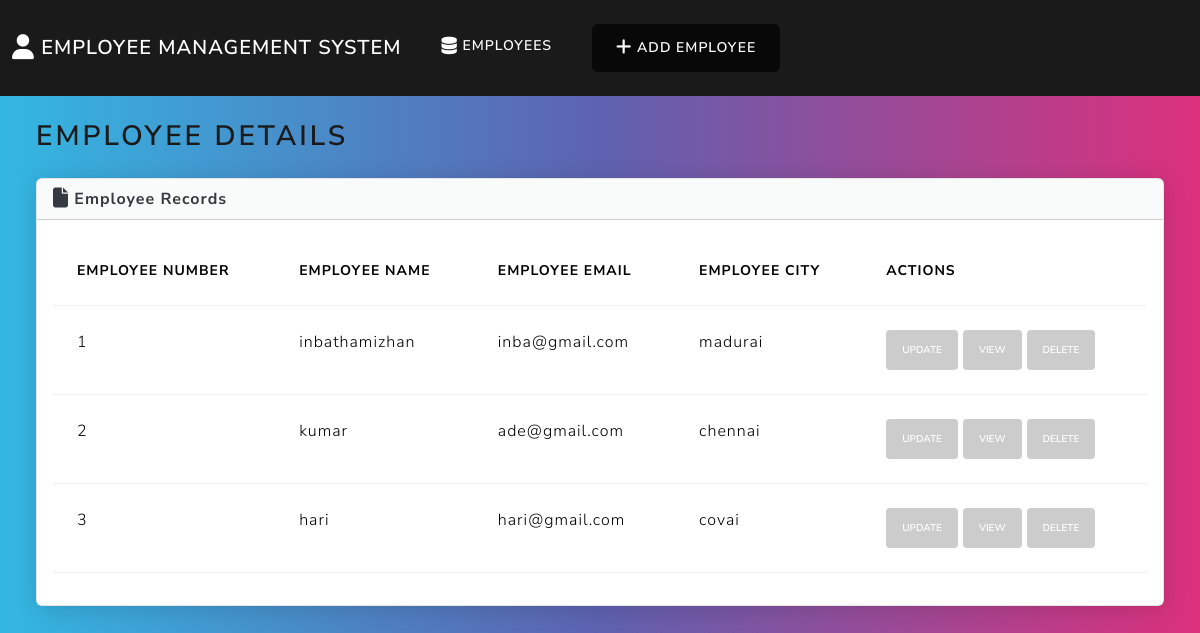
Before: / with the older database file.
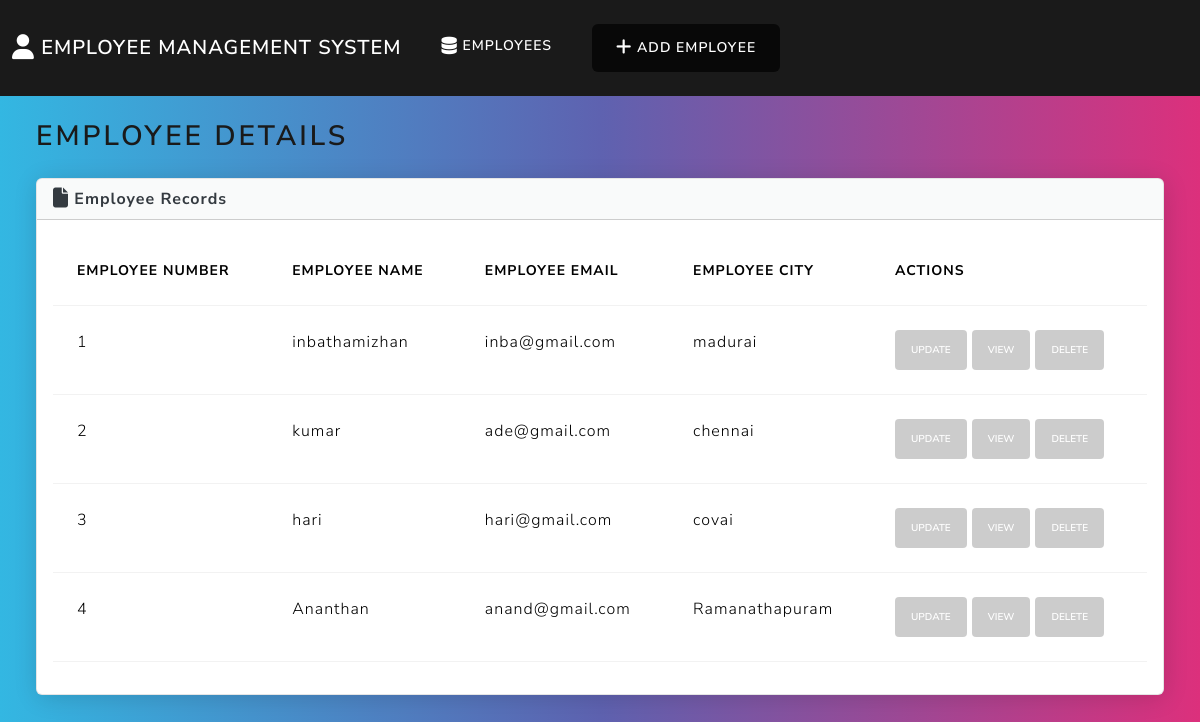
After: the same page with the newer database file.
### emsapp/models.py (models this page shows, shortened)
class Employee(models.Model):
    empnumber = models.IntegerField()
    empname = models.CharField(max_length=50)
    empmail = models.EmailField(max_length=50)
    empcity = models.CharField(max_length=100)

### emsapp/views.py (the view)
# urls.py: path('', views.index, name="index"),
def index(request):
    employee=Employee.objects.all()
    return render(request,'emsapp/index.html',{'emp':employee})

### emsapp/templates/emsapp/index.html (shortened to what this page needs)
{% load static %}
<!DOCTYPE html>
<html lang="en">
<head>
    <link rel="stylesheet" href="https://cdnjs.cloudflare.com/ajax/libs/font-awesome/6.7.0/css/all.min.css" />
    <link rel="stylesheet" href="{% static 'css/bootstrap.min.css' %}">
    <link rel="stylesheet" href="https://cdnjs.cloudflare.com/ajax/libs/bootswatch/5.3.3/lux/bootstrap.min.css" />
</head>
<body class="d-flex flex-column min-vh-100">
    <nav class="navbar navbar-expand-lg bg-primary" data-bs-theme="dark">
        <div class="container-fluid">
            <a class="navbar-brand" href="#">
                <i class="fa-solid fa-user fa-lg"></i>
                Employee Management System
            </a>
            <div class="collapse navbar-collapse" id="navbarColor01">
                <ul class="navbar-nav me-auto">
                    <li class="nav-item">
                        <a class="nav-link active" href="#">
                            Employees
                        </a>
                    </li>
                    <li class="nav-item">
                        <a class="btn btn-primary fw-bold text-light" href="#" data-bs-toggle="modal" data-bs-target="#addEmployeeModal">
                             Add Employee
                        </a>
                    </li>
                </ul>
            </div>
        </div>
    </nav>
    <div class="container-fluid">
        <h2 class="m-4">EMPLOYEE DETAILS</h2>
        <div class="row">
            <div class="col-12">
                <div class="card bg-light ms-4 me-4 mb-4">
                    <div class="card-header">
                        <i class="fa-solid fa-file fa-lg"></i>
                        Employee Records
                    </div>
                    <div class="card-body">
                        <div class="table-responsive">
                            <table class="table table-hover">
                                <thead>
                                    <tr>
                                        <th scope="col">Employee Number</th>
                                        <th scope="col">Employee Name</th>
                                        <th scope="col">Employee Email</th>
                                        <th scope="col">Employee City</th>
                                        <th scope="col">Actions</th>
                                    </tr>
                                </thead>
                                <tbody>
                                    {% for e in emp %}
                                    <tr>
                                        <td>{{ e.empnumber }}</td>
                                        <td>{{ e.empname }}</td>
                                        <td>{{ e.empmail }}</td>
                                        <td>{{ e.empcity }}</td>
                                        <td>
                                            <button type="button" class="btn btn-warning btn-sm openUpdateModalButton"
                                                data-empnumber="{{ e.empnumber }}" data-empname="{{ e.empname }}"
                                                data-empmail="{{ e.empmail }}" data-empcity="{{ e.empcity }}"
                                                data-id="{{ e.id }}">
                                                UPDATE
                                            </button>
                                            <button type="button" class="btn btn-success btn-sm openViewModalButton"
                                                data-empnumber="{{ e.empnumber }}"
                                                data-empname="{{ e.empname }}"
                                                data-empmail="{{ e.empmail }}"
                                                data-empcity="{{ e.empcity }}">
                                                VIEW
                                            </button>
                                            <form method="post" action="{% url 'delete_employee' e.id %}" class="d-inline">
                                                <button type="submit" class="btn btn-danger btn-sm">DELETE</button>
                                            </form>
                                        </td>
                                    </tr>
                                    {% endfor %}
                                </tbody>
                            </table>
                        </div>
                    </div>
                </div>
            </div>
        </div>
    </div>
</body>
</html>

Changed rows visible on the page:
added Employee: empnumber "4", empname "Ananthan", empmail "anand@gmail.com", empcity "Ramanathapuram"
